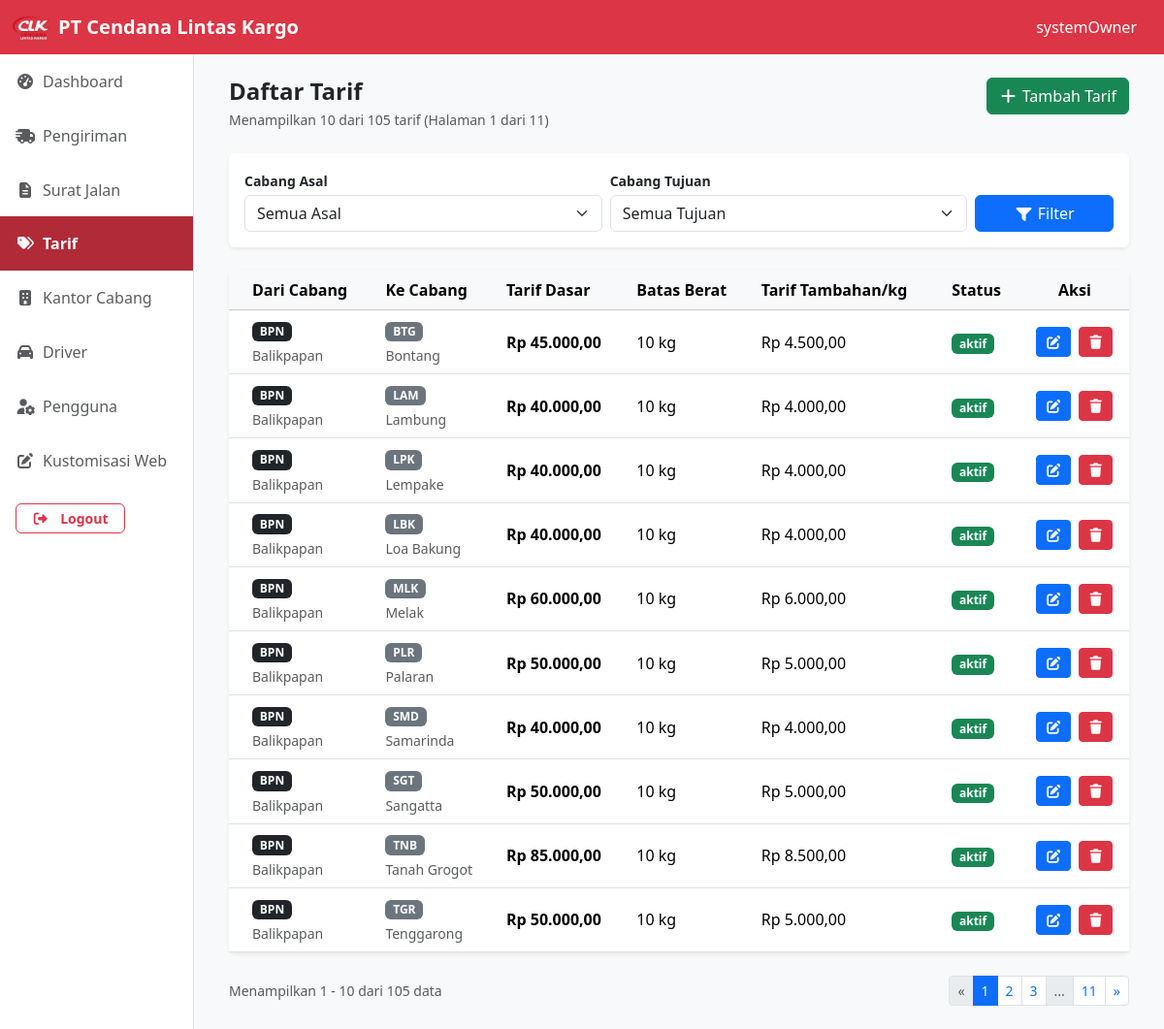
/dashboard/systemOwner/tarif/index.php (signed in), run on the app's committed database.
### tables this page shows
CREATE TABLE tarif_pengiriman (
    id INT AUTO_INCREMENT PRIMARY KEY,
    id_cabang_asal INT NOT NULL,
    id_cabang_tujuan INT NOT NULL,
    tarif_dasar DECIMAL(10,2) NOT NULL,
    batas_berat_dasar INT NOT NULL,
    tarif_tambahan_perkg DECIMAL(10,2) NOT NULL,
    status ENUM('aktif', 'nonaktif') DEFAULT 'aktif',
    FOREIGN KEY (id_cabang_asal) REFERENCES kantor_cabang(id) ON DELETE CASCADE,
    FOREIGN KEY (id_cabang_tujuan) REFERENCES kantor_cabang(id) ON DELETE CASCADE
);

CREATE TABLE kantor_cabang (
    id INT AUTO_INCREMENT PRIMARY KEY,
    kode_cabang VARCHAR(10) NOT NULL UNIQUE,
    nama_cabang VARCHAR(100) NOT NULL,
    alamat_cabang TEXT NOT NULL,
    telp_cabang VARCHAR(20) NOT NULL
);

### dashboard/systemOwner/tarif/index.php (the view, shortened to what this page needs)
<?php
    include '../../../config/database.php';
    $limit = 10;
    $page_num = isset($_GET['page']) && is_numeric($_GET['page']) && $_GET['page'] > 0 ? (int)$_GET['page'] : 1;
    $offset = ($page_num - 1) * $limit;
    $filter_asal = isset($_GET['filter_asal']) && is_numeric($_GET['filter_asal']) ? (int)$_GET['filter_asal'] : 0;
    $filter_tujuan = isset($_GET['filter_tujuan']) && is_numeric($_GET['filter_tujuan']) ? (int)$_GET['filter_tujuan'] : 0;
    $whereClause = "WHERE 1=1";
    $params = [];
    $types = "";
    $countSql = "SELECT COUNT(*) as total
                 FROM tarif_pengiriman tp
                 JOIN kantor_cabang ca ON tp.id_cabang_asal = ca.id
                 JOIN kantor_cabang ct ON tp.id_cabang_tujuan = ct.id
                 $whereClause";
    if (!empty($params)) {
        $stmt = $conn->prepare($countSql);
        $stmt->bind_param($types, ...$params);
        $stmt->execute();
        $result = $stmt->get_result();
        $total_records = $result->fetch_assoc()['total'];
        $stmt->close();
    } else {
        $result = $conn->query($countSql);
        $total_records = $result->fetch_assoc()['total'];
    }
    $total_pages = ceil($total_records / $limit);
    $sql = "SELECT
                tp.id,
                ca.kode_cabang AS dari_cabang,
                ca.nama_cabang AS nama_dari_cabang,
                ct.kode_cabang AS ke_cabang,
                ct.nama_cabang AS nama_ke_cabang,
                tp.tarif_dasar,
                tp.batas_berat_dasar,
                tp.tarif_tambahan_perkg,
                tp.status
            FROM tarif_pengiriman tp
            JOIN kantor_cabang ca ON tp.id_cabang_asal = ca.id
            JOIN kantor_cabang ct ON tp.id_cabang_tujuan = ct.id
            $whereClause
            ORDER BY ca.nama_cabang ASC, ct.nama_cabang ASC
            LIMIT ? OFFSET ?";
    $params[] = $limit;
    $params[] = $offset;
    $types .= "ii";
    $stmt = $conn->prepare($sql);
    $stmt->bind_param($types, ...$params);
    $stmt->execute();
    $result = $stmt->get_result();
    $tarifs = $result->num_rows > 0 ? $result->fetch_all(MYSQLI_ASSOC) : [];
?>
<?php
    include '../../../templates/header.php';
    include '../../../components/navDashboard.php';
?>
<div class="container-fluid">
  <div class="row">
    <?php include '../../../components/sidebar.php'; ?>
    <div class="col-lg-10 bg-light">
        <div class="container-fluid p-4">
            <div class="d-flex flex-wrap justify-content-between align-items-center mb-4">
                <div>
                    <h1 class="h4 mb-1 fw-bold">Daftar Tarif</h1>
                    <p class="text-muted small mb-0">
                        Menampilkan <?= count($tarifs); ?> dari <?= $total_records; ?> tarif
                        <?php if ($total_pages > 1): ?>
                            (Halaman <?= $page_num; ?> dari <?= $total_pages; ?>)
                        <?php endif; ?>
                    </p>
                </div>
                <div class="d-flex gap-2 mt-2 mt-md-0">
                    <a href="create" class="btn btn-success mb-3">
                        <i class="fa-solid fa-plus"></i>
                        Tambah Tarif
                    </a>
                </div>
            </div>
            <div class="card border-0 shadow-sm mb-4">
                <div class="card-body p-3">
                    <form method="GET" action="" class="row g-2 align-items-end">
                        <div class="col-md-5">
                            <label for="filter_asal" class="form-label small fw-semibold mb-1">Cabang Asal</label>
                            <select name="filter_asal" id="filter_asal" class="form-select">
                                <option value="0">Semua Asal</option>
                            </select>
                        </div>
                        <div class="col-md-5">
                            <label for="filter_tujuan" class="form-label small fw-semibold mb-1">Cabang Tujuan</label>
                            <select name="filter_tujuan" id="filter_tujuan" class="form-select">
                                <option value="0">Semua Tujuan</option>
                            </select>
                        </div>
                        <div class="col-md-2">
                            <button type="submit" class="btn btn-primary w-100">
                                <i class="fa-solid fa-filter"></i>
                                Filter
                            </button>
                        </div>
                    </form>
                </div>
            </div>
            <div class="card border-0 shadow-sm">
                <div class="card-body p-0">
                    <div class="table-responsive">
                        <table class="table table-hover align-middle mb-0">
                            <thead class="table-light">
                                <tr>
                                    <th scope="col" class="ps-4">Dari Cabang</th>
                                    <th scope="col">Ke Cabang</th>
                                    <th scope="col">Tarif Dasar</th>
                                    <th scope="col">Batas Berat</th>
                                    <th scope="col">Tarif Tambahan/kg</th>
                                    <th scope="col">Status</th>
                                    <th class="text-center">Aksi</th>
                                </tr>
                            </thead>
                            <tbody>
                                <?php if (empty($tarifs)): ?>
                                <tr>
                                    <td colspan="7" class="text-center py-5 text-muted">
                                        <i class="fa-solid fa-box"></i>
                                        <p class="mb-0">Tidak ada data tarif<?= ($filter_asal > 0 || $filter_tujuan > 0) ? ' dengan filter yang dipilih' : '' ?>.</p>
                                    </td>
                                </tr>
                                <?php else: ?>
                                <?php foreach ($tarifs as $tarif): ?>
                                <tr>
                                    <td class="ps-4">
                                        <span class="badge bg-dark">
                                            <?= htmlspecialchars($tarif['dari_cabang']); ?>
                                        </span>
                                        <small class="d-block text-muted mt-1"><?= htmlspecialchars($tarif['nama_dari_cabang']); ?></small>
                                    </td>
                                    <td>
                                        <span class="badge bg-secondary">
                                            <?= htmlspecialchars($tarif['ke_cabang']); ?>
                                        </span>
                                        <small class="d-block text-muted mt-1"><?= htmlspecialchars($tarif['nama_ke_cabang']); ?></small>
                                    </td>
                                    <td class="tarif fw-semibold"><?= htmlspecialchars($tarif['tarif_dasar']); ?></td>
                                    <td><?= htmlspecialchars($tarif['batas_berat_dasar']); ?> kg</td>
                                    <td class="tarif"><?= htmlspecialchars($tarif['tarif_tambahan_perkg']); ?></td>
                                    <td>
                                        <span class="badge text-bg-<?= $tarif['status'] == 'aktif' ? 'success' : 'secondary'; ?>">
                                            <?= htmlspecialchars($tarif['status']); ?>
                                        </span>
                                    </td>
                                    <td class="">
                                        <div class="d-flex align-items-center justify-content-center gap-2">
                                            <a href="update?id=<?= $tarif['id']; ?>" class="btn btn-sm btn-primary">
                                                <i class="fa-solid fa-pen-to-square"></i>
                                            </a>
                                            <button type="button" data-bs-toggle="modal" data-bs-target="#delete<?= $tarif['id']; ?>" class="btn btn-sm btn-danger" title="Hapus">
                                                <i class="fa-solid fa-trash"></i>
                                            </button>
                                        </div>
                                    </td>
                                </tr>
                                <?php endforeach; ?>
                                <?php endif; ?>
                            </tbody>
                        </table>
                    </div>
                </div>
            </div>
            <?php if ($total_pages > 1): ?>
            <div class="d-flex justify-content-between align-items-center mt-4">
                <div class="text-muted small">
                    Menampilkan <?= $offset + 1; ?> - <?= min($offset + $limit, $total_records); ?> dari <?= $total_records; ?> data
                </div>
                <nav aria-label="Navigasi halaman">
                    <ul class="pagination pagination-sm mb-0">
                        <li class="page-item <?= $page_num <= 1 ? 'disabled' : ''; ?>">
                            <a class="page-link" href="?page=<?= $page_num - 1; ?><?= $filter_asal > 0 ? '&filter_asal=' . $filter_asal : ''; ?><?= $filter_tujuan > 0 ? '&filter_tujuan=' . $filter_tujuan : ''; ?>" aria-label="Previous">
                                <span aria-hidden="true">&laquo;</span>
                            </a>
                        </li>
                        <?php
                        $range = 2;
                        for ($i = 1; $i <= $total_pages; $i++) {
                            if ($i == 1 || $i == $total_pages || ($i >= $page_num - $range && $i <= $page_num + $range)) {
                                ?>
                                <li class="page-item <?= $i == $page_num ? 'active' : ''; ?>">
                                    <a class="page-link" href="?page=<?= $i; ?><?= $filter_asal > 0 ? '&filter_asal=' . $filter_asal : ''; ?><?= $filter_tujuan > 0 ? '&filter_tujuan=' . $filter_tujuan : ''; ?>"><?= $i; ?></a>
                                </li>
                                <?php
                            } elseif ($i == $page_num - $range - 1 || $i == $page_num + $range + 1) {
                                ?>
                                <li class="page-item disabled">
                                    <span class="page-link">...</span>
                                </li>
                                <?php
                            }
                        }
                        ?>
                        <li class="page-item <?= $page_num >= $total_pages ? 'disabled' : ''; ?>">
                            <a class="page-link" href="?page=<?= $page_num + 1; ?><?= $filter_asal > 0 ? '&filter_asal=' . $filter_asal : ''; ?><?= $filter_tujuan > 0 ? '&filter_tujuan=' . $filter_tujuan : ''; ?>" aria-label="Next">
                                <span aria-hidden="true">&raquo;</span>
                            </a>
                        </li>
                    </ul>
                </nav>
            </div>
            <?php endif; ?>
        </div>
    </div>
  </div>
</div>
<?php
    include '../../../templates/footer.php';
?>

### data on the page
tarif_pengiriman: id_cabang_asal.kode_cabang "BPN", id_cabang_asal.nama_cabang "Balikpapan", id_cabang_tujuan.kode_cabang "BTG", id_cabang_tujuan.nama_cabang "Bontang", batas_berat_dasar "10", status "aktif"
tarif_pengiriman: id_cabang_asal.kode_cabang "BPN", id_cabang_asal.nama_cabang "Balikpapan", id_cabang_tujuan.kode_cabang "LAM", id_cabang_tujuan.nama_cabang "Lambung", batas_berat_dasar "10", status "aktif"
tarif_pengiriman: id_cabang_asal.kode_cabang "BPN", id_cabang_asal.nama_cabang "Balikpapan", id_cabang_tujuan.kode_cabang "LPK", id_cabang_tujuan.nama_cabang "Lempake", batas_berat_dasar "10", status "aktif"
tarif_pengiriman: id_cabang_asal.kode_cabang "BPN", id_cabang_asal.nama_cabang "Balikpapan", id_cabang_tujuan.kode_cabang "LBK", id_cabang_tujuan.nama_cabang "Loa Bakung", batas_berat_dasar "10", status "aktif"
tarif_pengiriman: id_cabang_asal.kode_cabang "BPN", id_cabang_asal.nama_cabang "Balikpapan", id_cabang_tujuan.kode_cabang "MLK", id_cabang_tujuan.nama_cabang "Melak", batas_berat_dasar "10", status "aktif"
tarif_pengiriman: id_cabang_asal.kode_cabang "BPN", id_cabang_asal.nama_cabang "Balikpapan", id_cabang_tujuan.kode_cabang "PLR", id_cabang_tujuan.nama_cabang "Palaran", batas_berat_dasar "10", status "aktif"
tarif_pengiriman: id_cabang_asal.kode_cabang "BPN", id_cabang_asal.nama_cabang "Balikpapan", id_cabang_tujuan.kode_cabang "SMD", id_cabang_tujuan.nama_cabang "Samarinda", batas_berat_dasar "10", status "aktif"
tarif_pengiriman: id_cabang_asal.kode_cabang "BPN", id_cabang_asal.nama_cabang "Balikpapan", id_cabang_tujuan.kode_cabang "SGT", id_cabang_tujuan.nama_cabang "Sangatta", batas_berat_dasar "10", status "aktif"
tarif_pengiriman: id_cabang_asal.kode_cabang "BPN", id_cabang_asal.nama_cabang "Balikpapan", id_cabang_tujuan.kode_cabang "TNB", id_cabang_tujuan.nama_cabang "Tanah Grogot", batas_berat_dasar "10", status "aktif"
tarif_pengiriman: id_cabang_asal.kode_cabang "BPN", id_cabang_asal.nama_cabang "Balikpapan", id_cabang_tujuan.kode_cabang "TGR", id_cabang_tujuan.nama_cabang "Tenggarong", batas_berat_dasar "10", status "aktif"

### other printed values
$_SESSION['username'] "systemOwner"
count($tarifs) "10"
$total_records "105"
$page_num "1"
$total_pages "11"
$offset + 1 "1"
min($offset + $limit, $total_records) "10"
